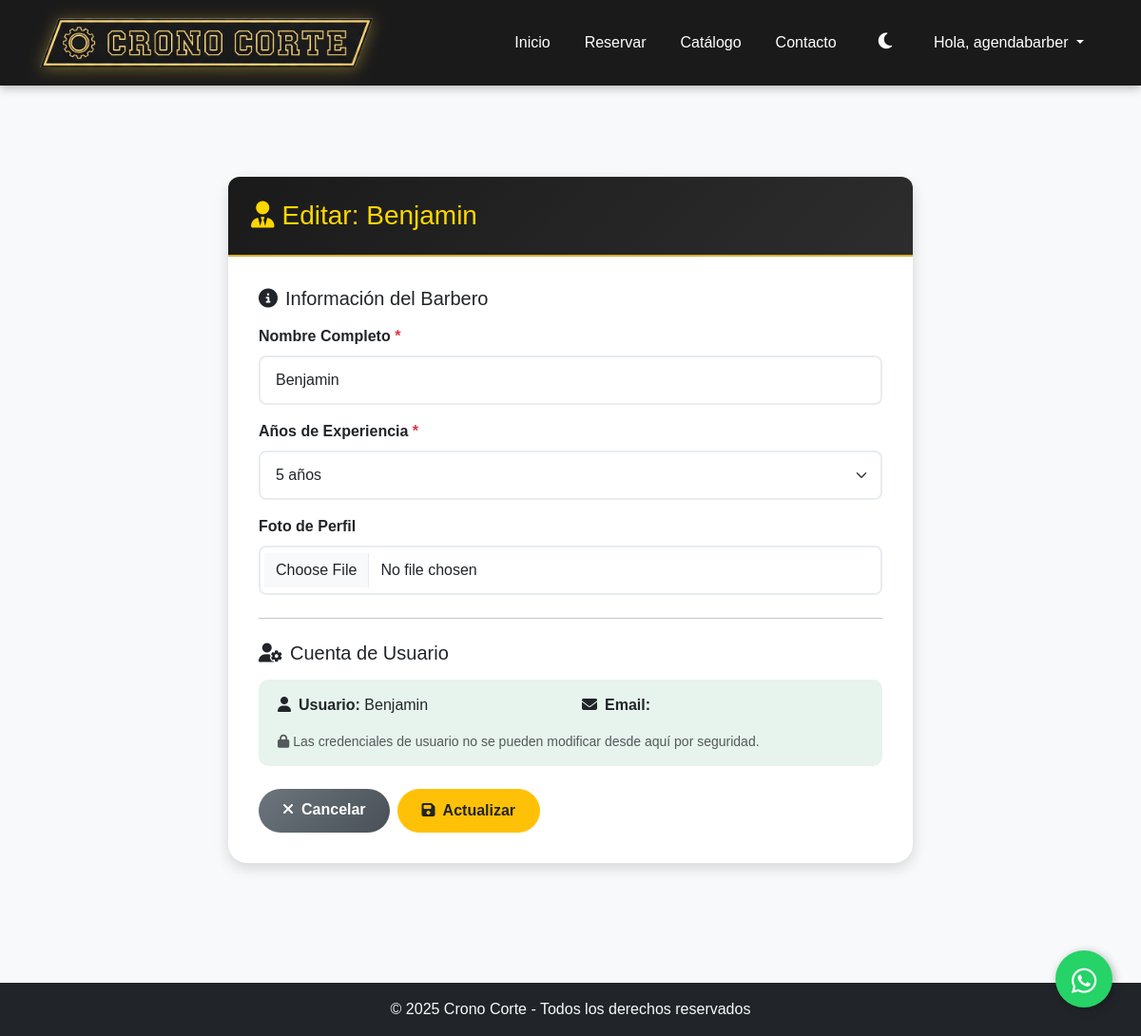
Screenshot of /barberos/1/editar/ (signed in) with the database file from the repository.
### agendabarber/models.py (models this page shows, shortened)
class Barbero(models.Model):
    usuario = models.OneToOneField(User, on_delete=models.CASCADE, null=True, blank=True,
                                   help_text="Usuario asociado a este barbero")
    nombre = models.CharField(max_length=100)
    experiencia = models.PositiveIntegerField(help_text="Años de experiencia")
    foto = models.ImageField(upload_to='barberos/', null=True, blank=True)

### agendabarber/views.py (the view)
# urls.py: path('barberos/<int:barbero_id>/editar/', views.editar_barbero, name='editar_barbero'),
@staff_member_required
def editar_barbero(request, barbero_id):
    barbero = get_object_or_404(Barbero, pk=barbero_id)
    if request.method == 'POST':
        form = BarberoForm(request.POST, request.FILES, instance=barbero)
        if form.is_valid():
            barbero = form.save()
            messages.success(request, f'âœ… Barbero "{barbero.nombre}" actualizado exitosamente.')
            return redirect('gestionar_barberos')
    else:
        form = BarberoForm(instance=barbero)
    return render(request, 'barberos/form.html', {
        'form': form,
        'barbero': barbero,
        'titulo': f'Editar: {barbero.nombre}',
        'accion': 'Actualizar'
    })

### agendabarber/context_processors.py (called while the page is built)
def user_type_context(request):
    context = {
        'es_barbero': False,
        'es_cliente': False,
    }
    if request.user.is_authenticated:
        try:
            Barbero.objects.get(usuario=request.user)
            context['es_barbero'] = True
            context['es_cliente'] = False
        except Barbero.DoesNotExist:
            context['es_barbero'] = False
            context['es_cliente'] = True
    return context

### agendabarber/templates/barberos/form.html (shortened to what this page needs)
{% extends 'base.html' %}
{% load static %}
{% block content %}
<div class="container my-5">
    <div class="row justify-content-center">
        <div class="col-lg-8">
            <div class="card">
                <div class="card-header bg-warning text-dark">
                    <h3 class="mb-0"><i class="fas fa-user-tie me-2"></i>{{ titulo }}</h3>
                </div>
                <div class="card-body">
                    <form method="post" enctype="multipart/form-data" id="barberoForm">
                        <h5 class="mb-3"><i class="fas fa-info-circle me-2"></i>Información del Barbero</h5>
                        <div class="mb-3">
                            <label for="{{ form.nombre.id_for_label }}" class="form-label">
                                {{ form.nombre.label }} <span class="text-danger">*</span>
                            </label>
                            {{ form.nombre }}
                        </div>
                        <div class="mb-3">
                            <label for="{{ form.experiencia.id_for_label }}" class="form-label">
                                {{ form.experiencia.label }} <span class="text-danger">*</span>
                            </label>
                            <div class="experiencia-wrapper">
                                {{ form.experiencia }}
                            </div>
                        </div>
                        <div class="mb-4">
                            <label for="{{ form.foto.id_for_label }}" class="form-label">
                                {{ form.foto.label }}
                            </label>
                            {{ form.foto }}
                        </div>
                        {% if not barbero %}
                        <hr class="my-4">
                        <h5 class="mb-3"><i class="fas fa-user-cog me-2"></i>Cuenta de Usuario</h5>
                        <div class="alert alert-info small mb-3">
                            <i class="fas fa-info-circle me-1"></i>
                            Se creará una cuenta de usuario para que el barbero pueda iniciar sesión y ver su agenda de reservas.
                        </div>
                        <div class="mb-3">
                            <label for="{{ form.nuevo_username.id_for_label }}" class="form-label">
                                {{ form.nuevo_username.label }} <span class="text-danger">*</span>
                            </label>
                            {{ form.nuevo_username }}
                            {% if form.nuevo_username.errors %}
                            <div class="text-danger small">{{ form.nuevo_username.errors.0 }}</div>
                            {% endif %}
                        </div>
                        <div class="mb-3">
                            <label for="{{ form.nuevo_email.id_for_label }}" class="form-label">
                                {{ form.nuevo_email.label }} <span class="text-danger">*</span>
                            </label>
                            {{ form.nuevo_email }}
                            {% if form.nuevo_email.errors %}
                            <div class="text-danger small">{{ form.nuevo_email.errors.0 }}</div>
                            {% endif %}
                        </div>
                        <div class="row">
                            <div class="col-md-6 mb-3">
                                <label for="{{ form.nuevo_password.id_for_label }}" class="form-label">
                                    {{ form.nuevo_password.label }} <span class="text-danger">*</span>
                                </label>
                                {{ form.nuevo_password }}
                                <small class="form-text text-muted">Mínimo 8 caracteres</small>
                                {% if form.nuevo_password.errors %}
                                <div class="text-danger small">{{ form.nuevo_password.errors.0 }}</div>
                                {% endif %}
                            </div>
                            <div class="col-md-6 mb-3">
                                <label for="{{ form.nuevo_password_confirm.id_for_label }}" class="form-label">
                                    {{ form.nuevo_password_confirm.label }} <span class="text-danger">*</span>
                                </label>
                                {{ form.nuevo_password_confirm }}
                                {% if form.nuevo_password_confirm.errors %}
                                <div class="text-danger small">{{ form.nuevo_password_confirm.errors.0 }}</div>
                                {% endif %}
                            </div>
                        </div>
                        {% else %}
                        <hr class="my-4">
                        <h5 class="mb-3"><i class="fas fa-user-cog me-2"></i>Cuenta de Usuario</h5>
                        {% if barbero.usuario %}
                        <div class="alert alert-success">
                            <div class="row">
                                <div class="col-md-6 mb-2">
                                    <strong><i class="fas fa-user me-2"></i>Usuario:</strong> {{ barbero.usuario.username }}
                                </div>
                                <div class="col-md-6 mb-2">
                                    <strong><i class="fas fa-envelope me-2"></i>Email:</strong> {{ barbero.usuario.email }}
                                </div>
                            </div>
                            <small class="text-muted d-block mt-2">
                                <i class="fas fa-lock me-1"></i>Las credenciales de usuario no se pueden modificar desde aquí por seguridad.
                            </small>
                        </div>
                        {% else %}
                        <div class="alert alert-warning">
                            <i class="fas fa-exclamation-triangle me-2"></i>
                            Este barbero no tiene una cuenta de usuario asociada.
                        </div>
                        {% endif %}
                        {% endif %}
                        <div class="d-flex gap-2 mt-4">
                            <a href="{% url 'gestionar_barberos' %}" class="btn btn-secondary">
                                <i class="fas fa-times me-2"></i>Cancelar
                            </a>
                            <button type="submit" class="btn btn-warning text-dark">
                                <i class="fas fa-save me-2"></i>{{ accion }}
                            </button>
                        </div>
                    </form>
                </div>
            </div>
        </div>
    </div>
</div>
{% endblock %}

### agendabarber/templates/base.html (shortened to what this page needs)
{% load static %}
<!DOCTYPE html>
<html lang="es">
<head>
    <link href="https://cdn.jsdelivr.net/npm/bootstrap@5.3.3/dist/css/bootstrap.min.css" rel="stylesheet">
    <link rel="stylesheet" href="https://cdn.jsdelivr.net/npm/litepicker/dist/css/litepicker.css">
    <link href="https://unpkg.com/aos@2.3.1/dist/aos.css" rel="stylesheet">
    <link rel="stylesheet" href="https://cdnjs.cloudflare.com/ajax/libs/font-awesome/6.4.0/css/all.min.css">
    <link rel="stylesheet" href="{% static 'agendabarber/css/main.css' %}">
</head>
<body class="d-flex flex-column min-vh-100">
    <nav class="navbar navbar-expand-lg navbar-dark">
        <div class="container">
            <a class="navbar-brand" href="{% url 'inicio' %}">
                <img src="{% static 'agendabarber/img/logo-navbar.png' %}" alt="Crono Corte" class="navbar-logo">
            </a>
            <div class="collapse navbar-collapse" id="navbarNav">
                <ul class="navbar-nav ms-auto">
                    <li class="nav-item"><a class="nav-link" href="{% url 'inicio' %}">Inicio</a></li>
                    <li class="nav-item"><a class="nav-link" href="{% url 'crear_reserva' %}">Reservar</a></li>
                    <li class="nav-item"><a class="nav-link" href="{% url 'catalogo' %}">Catálogo</a></li>
                    <li class="nav-item"><a class="nav-link" href="{% url 'contacto' %}">Contacto</a></li>
                    <li class="nav-item">
                        <button class="btn btn-link nav-link" id="darkModeToggle" aria-label="Alternar modo oscuro">
                            <i class="fas fa-moon" id="darkModeIcon"></i>
                        </button>
                    </li>
                    {% if user.is_authenticated %}
                        <li class="nav-item dropdown">
                            <a class="nav-link dropdown-toggle" href="#" id="navbarDropdown" role="button" data-bs-toggle="dropdown" aria-expanded="false">
                                Hola, {{ user.username }}
                            </a>
                        </li>
                    {% endif %}
                </ul>
                </div>
        </div>
    </nav>
    <main class="flex-fill {% if request.resolver_match.url_name == 'catalogo' %}catalog-main{% elif request.resolver_match.url_name == 'crear_reserva' %}reserva-main{% elif request.resolver_match.url_name == 'login' or request.resolver_match.url_name == 'registro' %}auth-main{% else %}container my-4 my-md-5{% endif %}">
        {% block content %}
        {% endblock %}
    </main>
    <a href="https://wa.me/56934135145?text=Hola,%20quiero%20información%20sobre%20sus%20servicios"
       target="_blank"
       class="whatsapp-float"
       aria-label="Contactar por WhatsApp">
        <i class="fab fa-whatsapp"></i>
    </a>
    <footer class="bg-dark text-light text-center py-3 mt-auto">
        <div class="container-fluid"> <p class="mb-0">© 2025 Crono Corte - Todos los derechos reservados</p>
        </div>
    </footer>
    </body>
</html>

### rows the page displays
Barbero: nombre "Benjamin", experiencia "5 años", usuario.username "Benjamin"

### other values shown
{{ user.username }} "agendabarber"
{{ titulo }} "Editar: Benjamin"
{{ accion }} "Actualizar"
